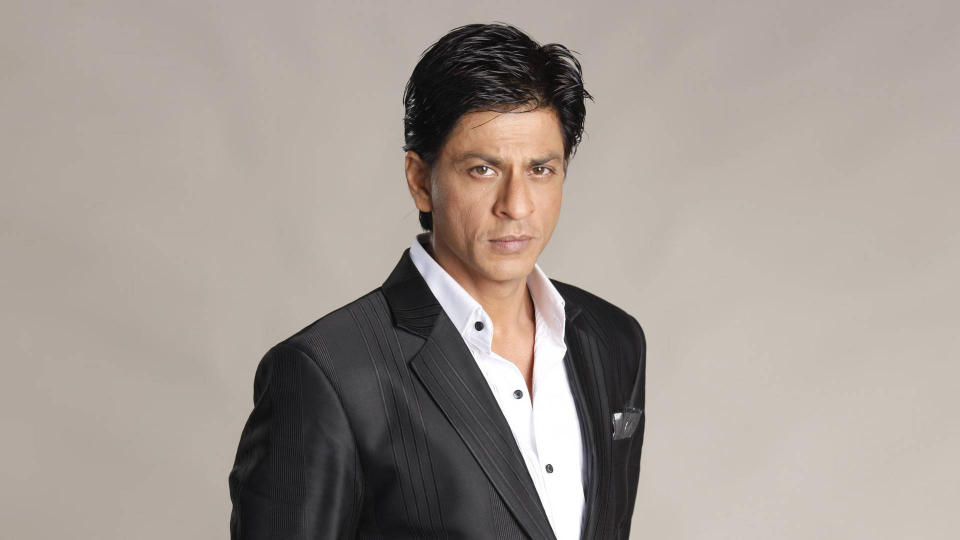
#> input picture Open CV/Tasks/Resources/SRK.jpg, 1920 x 1080 px, found by its file name (shown at 1/2 size)
$ jupyter execute 'T22 (image cropping using slicing).ipynb'
#> lines starting #> are read from the running program, lines starting #| are printed output that depends on the picture
[cell 1]
import cv2
image = cv2.imread(r"C:\Users\neupa\Libraries-Workshops\Open CV\Tasks\Resources\SRK.jpg")
#> image is the input picture: shape (1080, 1920, 3); mean B, G, R 146.6, 153.7, 163.2
image = cv2.resize(image,(800,600))
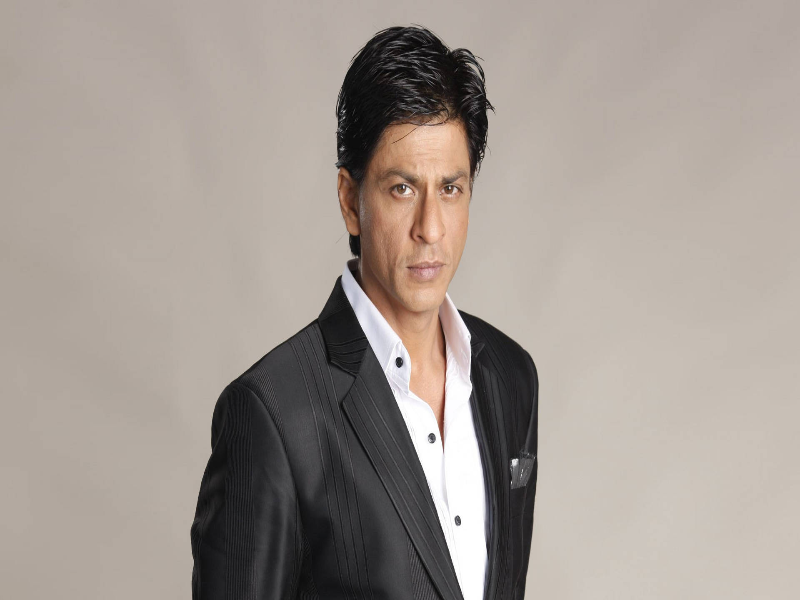
#> image: shape (600, 800, 3); mean B, G, R 146.5, 153.7, 163.1
# image[y1:y2, x1:x2]

crop_image = image[160:200, 370:470
    ]
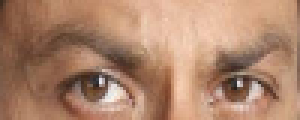
#> crop_image: shape (40, 100, 3) (shown 3 times larger); mean B, G, R 107.9, 132.6, 173.4
cv2.imshow("window1",crop_image)
cv2.waitKey(0)
cv2.destroyAllWindows()
